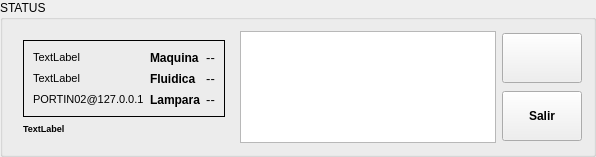
    <widget class="QGroupBox" name="groupBox">
     <property name="sizePolicy">
      <sizepolicy hsizetype="Preferred" vsizetype="Fixed">
       <horstretch>12</horstretch>
       <verstretch>0</verstretch>
      </sizepolicy>
     </property>
     <property name="maximumSize">
      <size>
       <width>16777215</width>
       <height>141</height>
      </size>
     </property>
     <property name="font">
      <font>
       <pointsize>9</pointsize>
      </font>
     </property>
     <property name="title">
      <string>STATUS</string>
     </property>
     <layout class="QGridLayout" name="gridLayout">
      <item row="0" column="0">
       <widget class="QFrame" name="frame_3">
        <property name="sizePolicy">
         <sizepolicy hsizetype="Preferred" vsizetype="Preferred">
          <horstretch>2</horstretch>
          <verstretch>0</verstretch>
         </sizepolicy>
        </property>
        <property name="frameShape">
         <enum>QFrame::NoFrame</enum>
        </property>
        <property name="frameShadow">
         <enum>QFrame::Plain</enum>
        </property>
        <layout class="QGridLayout" name="gridLayout_5">
         <item row="0" column="0">
          <layout class="QVBoxLayout" name="verticalLayout_5">
           <item>
            <widget class="QFrame" name="frame_2">
             <property name="sizePolicy">
              <sizepolicy hsizetype="Preferred" vsizetype="Preferred">
               <horstretch>1</horstretch>
               <verstretch>0</verstretch>
              </sizepolicy>
             </property>
             <property name="frameShape">
              <enum>QFrame::Panel</enum>
             </property>
             <property name="frameShadow">
              <enum>QFrame::Plain</enum>
             </property>
             <layout class="QGridLayout" name="gridLayout_3">
              <item row="0" column="0">
               <layout class="QGridLayout" name="gridLayout_2">
                <item row="0" column="0">
                 <widget class="QLabel" name="usuario_actual">
                  <property name="sizePolicy">
                   <sizepolicy hsizetype="Preferred" vsizetype="Preferred">
                    <horstretch>2</horstretch>
                    <verstretch>1</verstretch>
                   </sizepolicy>
                  </property>
                  <property name="minimumSize">
                   <size>
                    <width>0</width>
                    <height>0</height>
                   </size>
                  </property>
                  <property name="maximumSize">
                   <size>
                    <width>16777215</width>
                    <height>16777215</height>
                   </size>
                  </property>
                  <property name="font">
                   <font>
                    <pointsize>8</pointsize>
                   </font>
                  </property>
                  <property name="text">
                   <string>TextLabel</string>
                  </property>
                 </widget>
                </item>
                <item row="0" column="1">
                 <widget class="QLabel" name="lblMaquina">
                  <property name="sizePolicy">
                   <sizepolicy hsizetype="Preferred" vsizetype="Preferred">
                    <horstretch>1</horstretch>
                    <verstretch>1</verstretch>
                   </sizepolicy>
                  </property>
                  <property name="minimumSize">
                   <size>
                    <width>0</width>
                    <height>0</height>
                   </size>
                  </property>
                  <property name="maximumSize">
                   <size>
                    <width>16777215</width>
                    <height>16777215</height>
                   </size>
                  </property>
                  <property name="font">
                   <font>
                    <pointsize>9</pointsize>
                    <weight>75</weight>
                    <bold>true</bold>
                   </font>
                  </property>
                  <property name="frameShape">
                   <enum>QFrame::NoFrame</enum>
                  </property>
                  <property name="text">
                   <string>Maquina</string>
                  </property>
                 </widget>
                </item>
                <item row="0" column="2">
                 <widget class="QLabel" name="led_EstadoMaquina">
                  <property name="sizePolicy">
                   <sizepolicy hsizetype="Preferred" vsizetype="Preferred">
                    <horstretch>0</horstretch>
                    <verstretch>1</verstretch>
                   </sizepolicy>
                  </property>
                  <property name="minimumSize">
                   <size>
                    <width>0</width>
                    <height>0</height>
                   </size>
                  </property>
                  <property name="maximumSize">
                   <size>
                    <width>16777215</width>
                    <height>16777215</height>
                   </size>
                  </property>
                  <property name="font">
                   <font>
                    <pointsize>10</pointsize>
                   </font>
                  </property>
                  <property name="frameShape">
                   <enum>QFrame::NoFrame</enum>
                  </property>
                  <property name="text">
                   <string>--</string>
                  </property>
                  <property name="alignment">
                   <set>Qt::AlignCenter</set>
                  </property>
                 </widget>
                </item>
                <item row="1" column="0">
                 <widget class="QLabel" name="m_User">
                  <property name="sizePolicy">
                   <sizepolicy hsizetype="Preferred" vsizetype="Preferred">
                    <horstretch>2</horstretch>
                    <verstretch>1</verstretch>
                   </sizepolicy>
                  </property>
                  <property name="maximumSize">
                   <size>
                    <width>16777215</width>
                    <height>16777215</height>
                   </size>
                  </property>
                  <property name="font">
                   <font>
                    <pointsize>8</pointsize>
                   </font>
                  </property>
                  <property name="text">
                   <string>TextLabel</string>
                  </property>
                 </widget>
                </item>
                <item row="1" column="1">
                 <widget class="QLabel" name="lblFluid">
                  <property name="sizePolicy">
                   <sizepolicy hsizetype="Preferred" vsizetype="Preferred">
                    <horstretch>1</horstretch>
                    <verstretch>1</verstretch>
                   </sizepolicy>
                  </property>
                  <property name="minimumSize">
                   <size>
                    <width>0</width>
                    <height>0</height>
                   </size>
                  </property>
                  <property name="maximumSize">
                   <size>
                    <width>16777215</width>
                    <height>16777215</height>
                   </size>
                  </property>
                  <property name="font">
                   <font>
                    <pointsize>9</pointsize>
                    <weight>75</weight>
                    <bold>true</bold>
                   </font>
                  </property>
                  <property name="frameShape">
                   <enum>QFrame::NoFrame</enum>
                  </property>
                  <property name="text">
                   <string>Fluidica</string>
                  </property>
                 </widget>
                </item>
                <item row="1" column="2">
                 <widget class="QLabel" name="led_EstadoTemperatura">
                  <property name="sizePolicy">
                   <sizepolicy hsizetype="Preferred" vsizetype="Preferred">
                    <horstretch>0</horstretch>
                    <verstretch>1</verstretch>
                   </sizepolicy>
                  </property>
                  <property name="minimumSize">
                   <size>
                    <width>0</width>
                    <height>0</height>
                   </size>
                  </property>
                  <property name="maximumSize">
                   <size>
                    <width>16777215</width>
                    <height>16777215</height>
                   </size>
                  </property>
                  <property name="font">
                   <font>
                    <pointsize>10</pointsize>
                   </font>
                  </property>
                  <property name="frameShape">
                   <enum>QFrame::NoFrame</enum>
                  </property>
                  <property name="text">
                   <string>--</string>
                  </property>
                  <property name="alignment">
                   <set>Qt::AlignCenter</set>
                  </property>
                 </widget>
                </item>
                <item row="2" column="0">
                 <widget class="QLabel" name="m_ip">
                  <property name="sizePolicy">
                   <sizepolicy hsizetype="Preferred" vsizetype="Preferred">
                    <horstretch>2</horstretch>
                    <verstretch>0</verstretch>
                   </sizepolicy>
                  </property>
                  <property name="font">
                   <font>
                    <pointsize>8</pointsize>
                   </font>
                  </property>
                  <property name="text">
                   <string>PORTIN02@127.0.0.1</string>
                  </property>
                 </widget>
                </item>
                <item row="2" column="1">
                 <widget class="QLabel" name="lblLamp">
                  <property name="sizePolicy">
                   <sizepolicy hsizetype="Preferred" vsizetype="Preferred">
                    <horstretch>1</horstretch>
                    <verstretch>1</verstretch>
                   </sizepolicy>
                  </property>
                  <property name="minimumSize">
                   <size>
                    <width>0</width>
                    <height>0</height>
                   </size>
                  </property>
                  <property name="maximumSize">
                   <size>
                    <width>16777215</width>
                    <height>16777215</height>
                   </size>
                  </property>
                  <property name="font">
                   <font>
                    <pointsize>9</pointsize>
                    <weight>75</weight>
                    <bold>true</bold>
                   </font>
                  </property>
                  <property name="frameShape">
                   <enum>QFrame::NoFrame</enum>
                  </property>
                  <property name="text">
                   <string>Lampara</string>
                  </property>
                 </widget>
                </item>
                <item row="2" column="2">
                 <widget class="QLabel" name="led_EstadoLampara">
                  <property name="sizePolicy">
                   <sizepolicy hsizetype="Preferred" vsizetype="Preferred">
                    <horstretch>0</horstretch>
                    <verstretch>1</verstretch>
                   </sizepolicy>
                  </property>
                  <property name="minimumSize">
                   <size>
                    <width>0</width>
                    <height>0</height>
                   </size>
                  </property>
                  <property name="maximumSize">
                   <size>
                    <width>16777215</width>
                    <height>16777215</height>
                   </size>
                  </property>
                  <property name="font">
                   <font>
                    <pointsize>10</pointsize>
                   </font>
                  </property>
                  <property name="frameShape">
                   <enum>QFrame::NoFrame</enum>
                  </property>
                  <property name="text">
                   <string>--</string>
                  </property>
                  <property name="alignment">
                   <set>Qt::AlignCenter</set>
                  </property>
                 </widget>
                </item>
               </layout>
              </item>
             </layout>
             <zorder></zorder>
            </widget>
           </item>
           <item>
            <widget class="QLabel" name="fecha">
             <property name="sizePolicy">
              <sizepolicy hsizetype="Preferred" vsizetype="Preferred">
               <horstretch>0</horstretch>
               <verstretch>0</verstretch>
              </sizepolicy>
             </property>
             <property name="font">
              <font>
               <pointsize>7</pointsize>
               <weight>75</weight>
               <bold>true</bold>
              </font>
             </property>
             <property name="frameShape">
              <enum>QFrame::NoFrame</enum>
             </property>
             <property name="text">
              <string>TextLabel</string>
             </property>
             <property name="alignment">
              <set>Qt::AlignLeading|Qt::AlignLeft|Qt::AlignVCenter</set>
             </property>
            </widget>
           </item>
          </layout>
         </item>
        </layout>
       </widget>
      </item>
      <item row="0" column="1">
       <widget class="QTextEdit" name="m_Info">
        <property name="sizePolicy">
         <sizepolicy hsizetype="Expanding" vsizetype="Expanding">
          <horstretch>4</horstretch>
          <verstretch>0</verstretch>
         </sizepolicy>
        </property>
        <property name="font">
         <font>
          <pointsize>7</pointsize>
         </font>
        </property>
        <property name="readOnly">
         <bool>true</bool>
        </property>
       </widget>
      </item>
      <item row="0" column="2">
       <layout class="QVBoxLayout" name="verticalLayout_11">
        <item>
         <widget class="QPushButton" name="m_pbLog">
          <property name="sizePolicy">
           <sizepolicy hsizetype="Preferred" vsizetype="Preferred">
            <horstretch>0</horstretch>
            <verstretch>0</verstretch>
           </sizepolicy>
          </property>
          <property name="minimumSize">
           <size>
            <width>0</width>
            <height>0</height>
           </size>
          </property>
          <property name="maximumSize">
           <size>
            <width>100</width>
            <height>50</height>
           </size>
          </property>
          <property name="text">
           <string/>
          </property>
          <property name="icon">
           <iconset resource="../../Xaar/InkjetModule/InkjetModule/shared.qrc">
            <normaloff>:/res/images/agent.png</normaloff>:/res/images/agent.png</iconset>
          </property>
          <property name="iconSize">
           <size>
            <width>32</width>
            <height>32</height>
           </size>
          </property>
         </widget>
        </item>
        <item>
         <widget class="QPushButton" name="m_AceptarButton">
          <property name="sizePolicy">
           <sizepolicy hsizetype="Preferred" vsizetype="Preferred">
            <horstretch>1</horstretch>
            <verstretch>0</verstretch>
           </sizepolicy>
          </property>
          <property name="minimumSize">
           <size>
            <width>0</width>
            <height>0</height>
           </size>
          </property>
          <property name="maximumSize">
           <size>
            <width>100</width>
            <height>50</height>
           </size>
          </property>
          <property name="font">
           <font>
            <pointsize>9</pointsize>
            <weight>75</weight>
            <bold>true</bold>
           </font>
          </property>
          <property name="text">
           <string>Salir</string>
          </property>
          <property name="icon">
           <iconset resource="../../Xaar/InkjetModule/InkjetModule/shared.qrc">
            <normaloff>:/res/images/Ok.png</normaloff>:/res/images/Ok.png</iconset>
          </property>
          <property name="iconSize">
           <size>
            <width>32</width>
            <height>32</height>
           </size>
          </property>
         </widget>
        </item>
       </layout>
      </item>
     </layout>
    </widget>
